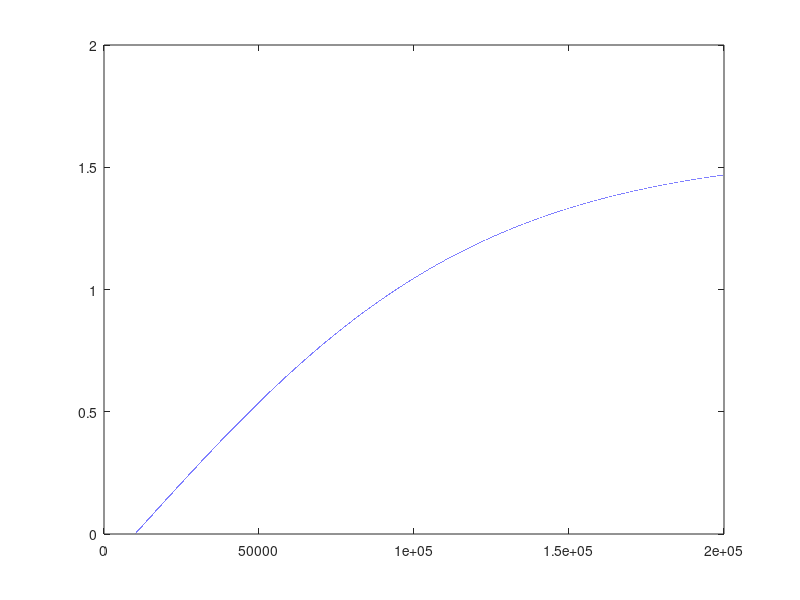

MATLAB code for this plot:
            
x = 10e3:1:200e3;
percent = 25;
shape_val = (percent/100)*5;
var_pass = (tanh(shape_val-(shape_val*((150e3-x)/140e3))))*(pi/2); %final alt of 150
fpa = cos(var_pass);
plot(x,var_pass)